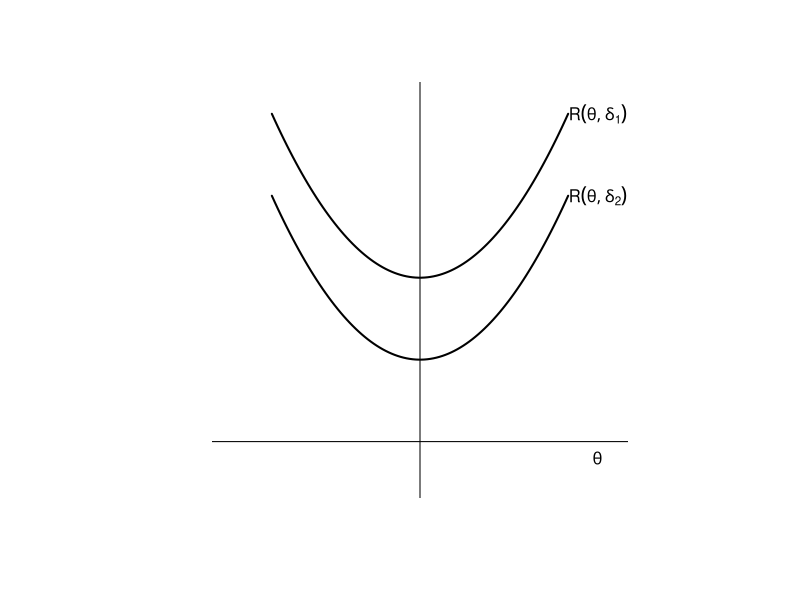
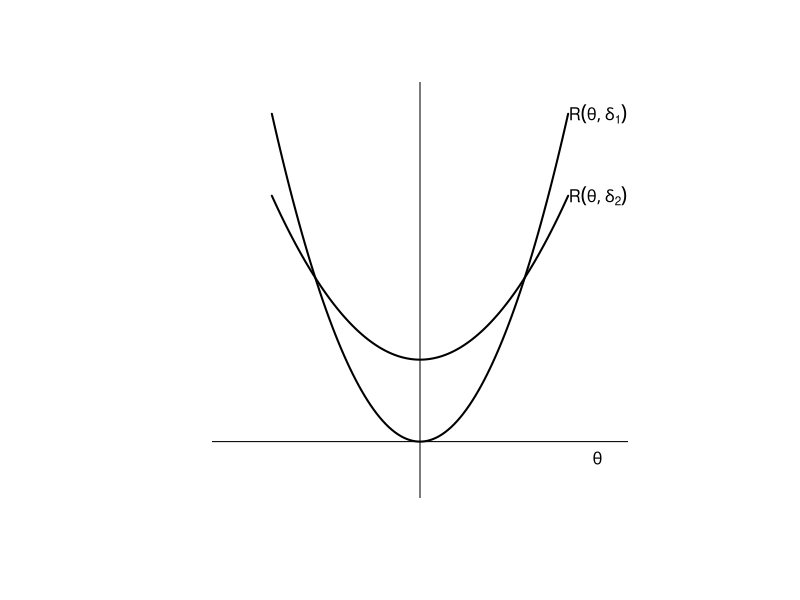
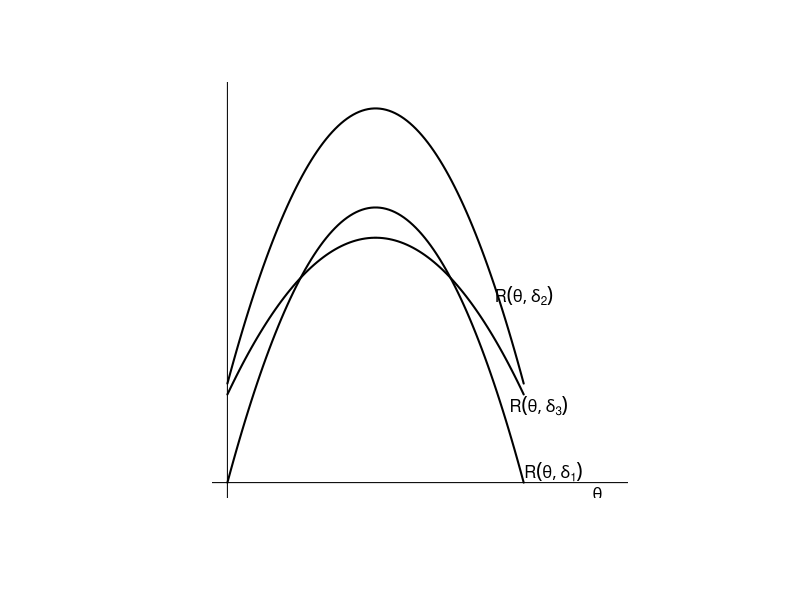

R code for these plots, in order:
# number of points on x-axis
n = 100

# Illustrative example
myplot = function(x, y1, y2, xlim, ylim, xlab="", ylab="", yorigin=0) {
   plot(x, y1, type="l", lwd=2, xlab=xlab, ylab=ylab, xlim=xlim, ylim=ylim, axes=FALSE)
   abline(h=yorigin)
   abline(v=0)
   lines(x, y2, lwd=2)
   text(1.2, 5, expression(R(theta, delta[1])))
   text(1.2, 4, expression(R(theta, delta[2])))
   text(1.3, .8, expression(theta), 2)
}

x = seq(-1, 1, length=n)
y1 = 2*x^2 + 2
y2 = 2*x^2 + 3
y3 = 4*x^2 + 1

par(pty="s")
myplot(x, y1, y2, xlim=c(-1.3, 1.3), ylim=c(0.5,5.2), yorigin=1)
myplot(x, y1, y3, xlim=c(-1.3, 1.3), ylim=c(0.5,5.2), yorigin=1)


# Binomial example

myplot2 = function(x, y1, y2, y3, xlim, ylim, xlab="", ylab="", yorigin=0) {
   plot(x, y1, type="l", lwd=2, xlab=xlab, ylab=ylab, xlim=xlim, ylim=ylim, axes=FALSE)
   abline(h=yorigin)
   abline(v=0)
   lines(x, y2, lwd=2)
   lines(x, y3, lwd=2)
   text(1.1, 0.0001, expression(R(theta, delta[1])))
   text(1, 0.0017, expression(R(theta, delta[2])))
   text(1.05, 0.0007, expression(R(theta, delta[3])))
   text(1.3, -.0001, expression(theta), 2)

}

p = seq(0, 1, length=n)

r1 = p*(1-p)/100
r2 = (9 + 100*p*(1-p))/(100^2)
r3 = (9 - 8*p)*(1 + 8*p)/(106^2)
myplot2(p, r3, r2, r1, xlim=c(0,1.3), ylim=c(0,0.0035))
